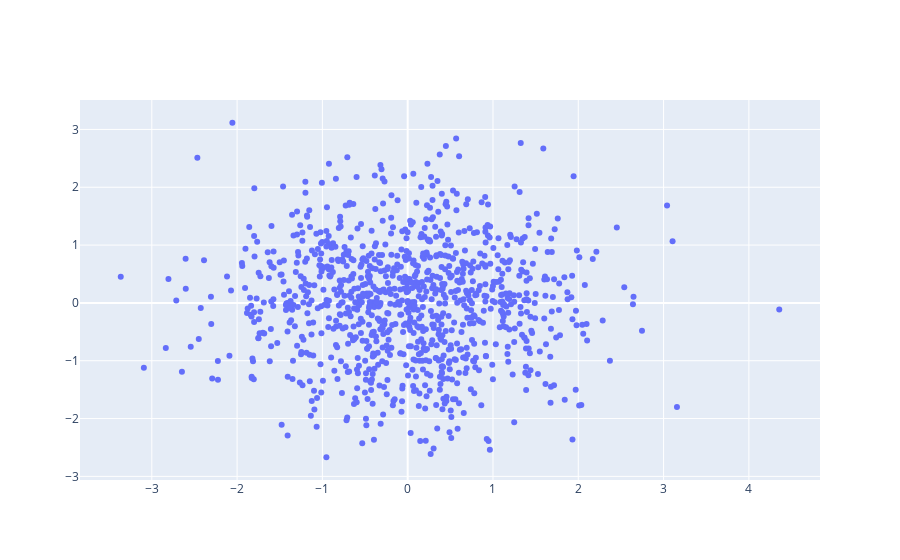

The notebook cell saved with this chart:
### Code cell
trace = go.Scatter(
    x = random_x,
    y = random_y,
    mode = 'markers'
)
data = [trace]
figure = go.Figure(data=data)
iplot(figure)

### Figure 1 — Plotly figure (JSON) as saved in the notebook; plotly's stock layout.template omitted (floating-point values rounded to 4 significant figures; data arrays with more than 128 entries replaced by an {"elided": "..."} marker saying what was removed)
{"data": [{"mode": "markers", "type": "scatter", "x": {"elided": "1000 float values"}, "y": {"elided": "1000 float values"}}], "layout": {}}
